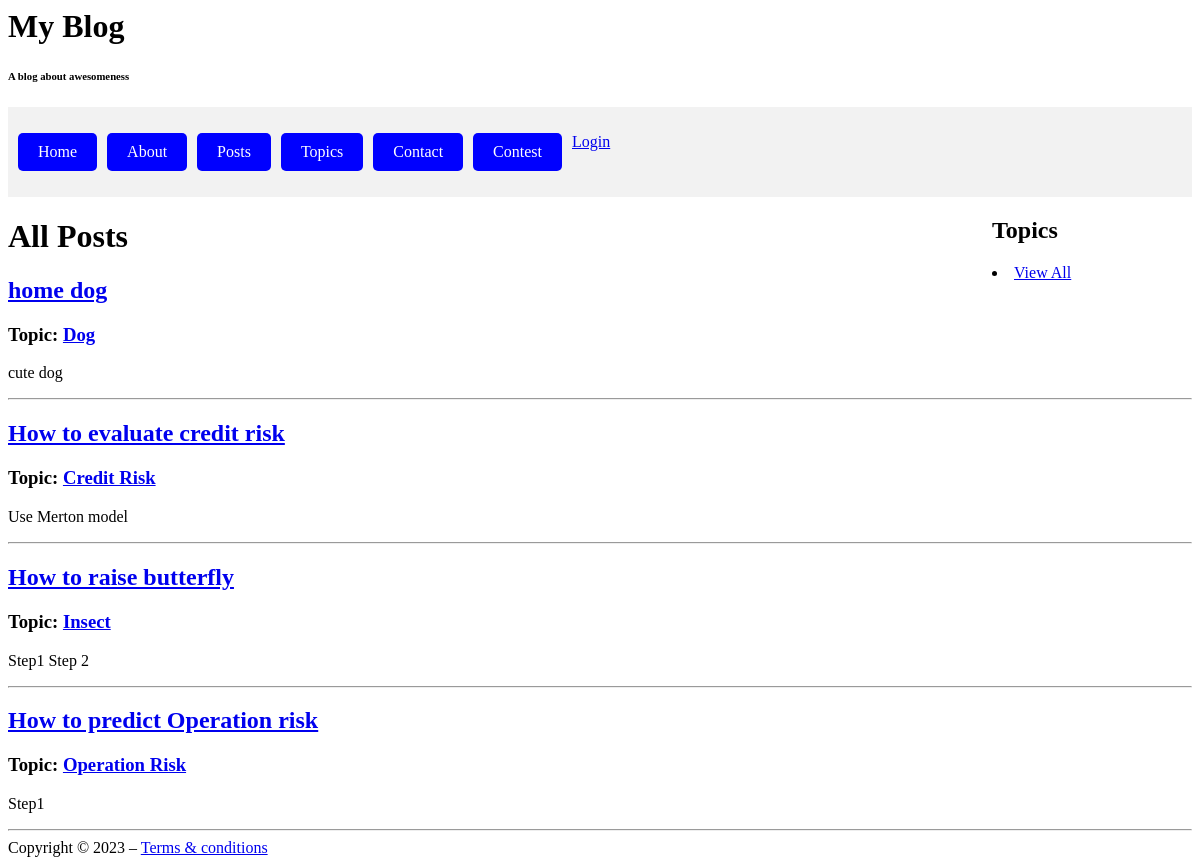
/posts/, run on the app's committed database.
### blog/models.py (models this page shows, shortened)
class Post(models.Model):
    topic = models.ForeignKey(Topic, on_delete=models.CASCADE)
    title = models.CharField(max_length=200)
    content = models.TextField()
    published_date = models.DateTimeField(default=timezone.now)
    objects = PublishedManager()  # Use the custom manager directly

class Topic(models.Model):
    name = models.CharField(max_length=200)
    slug = models.SlugField(unique=True)
    def get_absolute_url(self):
        return reverse('topic-detail', args=[str(self.slug)])

### blog/views.py (the view)
# urls.py: path('posts/', views.PostListView.as_view(), name='posts'),
class PostListView(ListView):
    model = Post
    template_name = 'posts.html'
    context_object_name = 'posts'
    paginate_by = 10

### blog/context_processors.py (called while the page is built)
def base_context(request):
    top_topics = Topic.objects.annotate(post_count=Count('post')).order_by('-post_count')[:5]  # Update this line
    return {'top_topics': top_topics}

### blog/templates/posts.html
{% extends "base.html" %}
{% load static %}
{% block content %}
    <h1>All Posts</h1>
    {% for post in posts %}
        <div>
            <h2><a href="{% url 'post_detail' post.pk %}">{{ post.title }}</a></h2>
            <h3>Topic: <a href="{{ post.topic.get_absolute_url }}">{{ post.topic.name }}</a></h3>
            <p>{{ post.content }}</p>
        </div>
        <hr>
    {% empty %}
        <p>No posts yet.</p>
    {% endfor %}
{% endblock %}

### data on the page
Post: title "home dog", topic.name "Dog", content "cute dog"
Post: title "How to evaluate credit risk", topic.name "Credit Risk", content "Use Merton model"
Post: title "How to raise butterfly", topic.name "Insect", content "Step1 Step 2"
Post: title "How to predict Operation risk", topic.name "Operation Risk", content "Step1"
